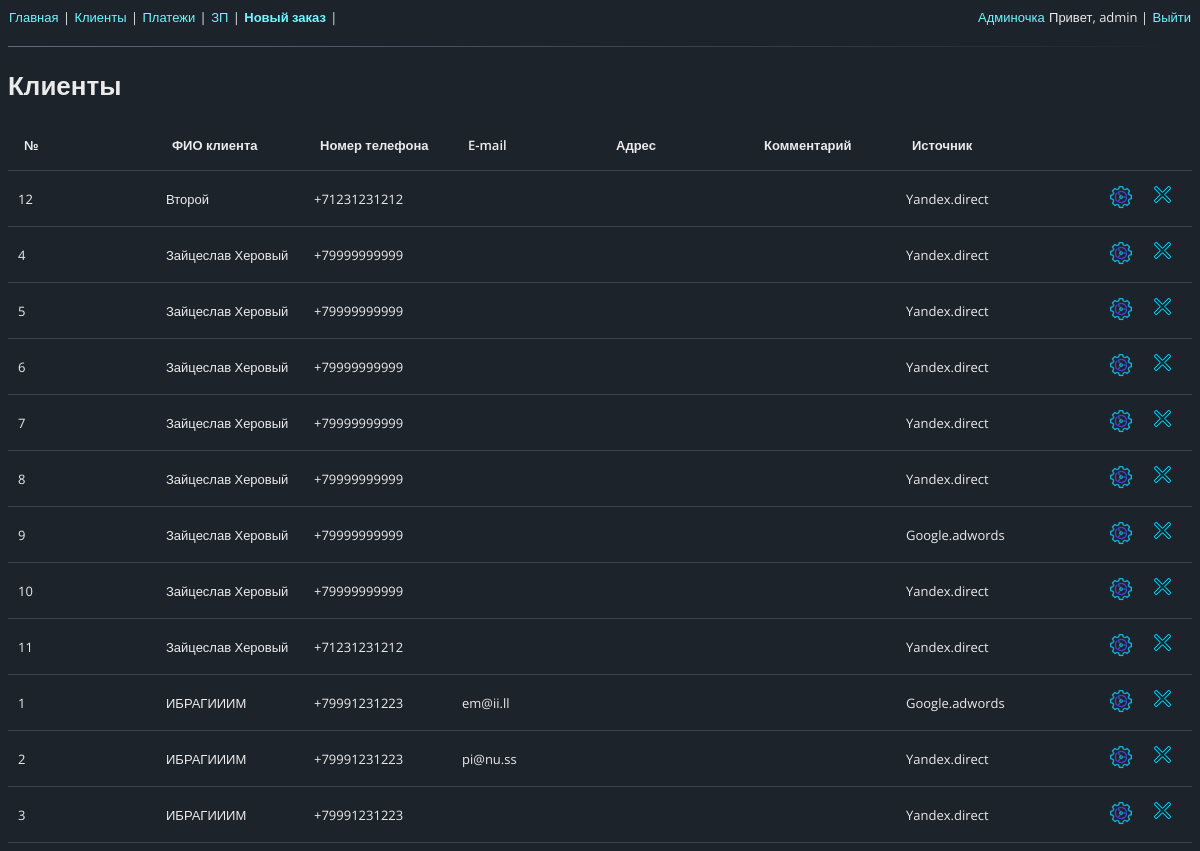
Before: /clients/ (signed in) with the older database file.
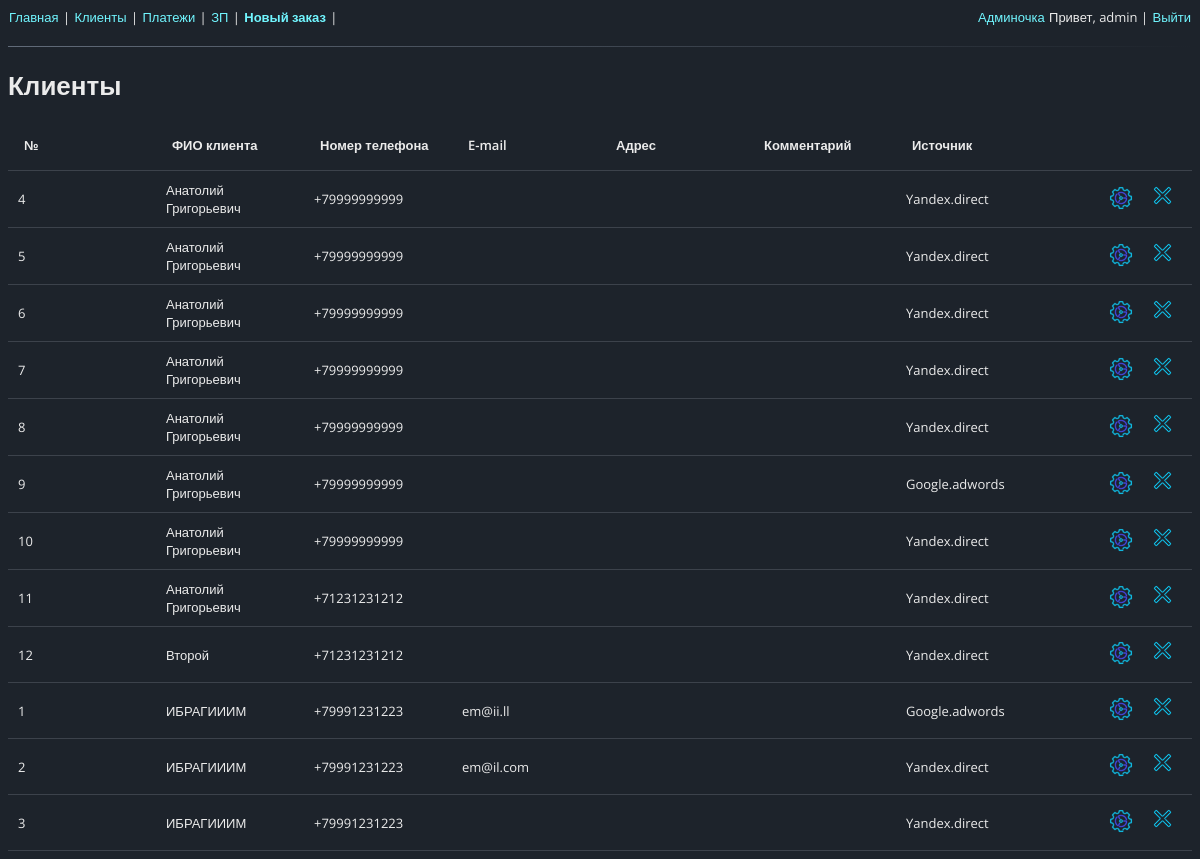
After: the same page with the newer database file.
### clients/models.py (models this page shows, shortened)
class Client(models.Model):
    name = models.CharField(max_length=40, verbose_name='Имя')
    tel = models.CharField(max_length=15, verbose_name='Номер телефона')
    email = models.EmailField(blank=True, default='', verbose_name='E-mail')
    source = models.ForeignKey(ClientSource, on_delete=models.PROTECT,
                               null=True, blank=True, verbose_name='Источник')
    adress = models.CharField(max_length=150, blank=True, default='', verbose_name='Адрес')
    comment_client = models.CharField(max_length=50, blank=True, default='',
                                      verbose_name='Комментарий о клиенте')

class ClientSource(models.Model):
    source = models.CharField(max_length=30, default='', blank=True)
    def __str__(self):
        return self.source

### clients/views.py (the view)
# urls.py: path('', ClientsView.as_view(), name='clients'),
class ClientsView(PermissionRequiredMixin, ListView):
    permission_required = 'clients.view_client'
    login_url = reverse_lazy('login')
    model = Client
    template_name = 'clients.html'
    context_object_name = 'clients'
    paginate_by = 15
    ordering = 'name'

### clients/templates/clients.html (shortened to what this page needs)
{% extends "base.html" %}
{% load static %}
{% block header %}Клиенты{% endblock header %}
{% block content%}
<table class="full_width">
    <thead>
        <th>№</th>
        <th>ФИО клиента</th>
        <th>Номер телефона</th>
        <th>E-mail</th>
        <th>Адрес</th>
        <th>Комментарий</th>
        <th>Источник</th>
        <th></th>
    </thead>
    {% for client in clients %}
        <tbody>
            <tr>
                <td>{{ client.id }}</td>
                <td>{{ client.name }}</td>
                <td>{{ client.tel }}</td>
                <td>{{ client.email }}</td>
                <td>{{ client.adress }}</td>
                <td>{{ client.comment_client }}</td>
                <td>{{ client.source }}</td>
                <td>
                    {% if perms.clients.delete_client %}
                        <button class="icon_button last">
                            <a href="{% url 'clients' %}?action=client_delete&client_id={{client.id}}">
                                <img src="{% static 'icons/delete.png' %}" height="25">
                            </a>
                        </button>
                    {% endif %}
                    {% if perms.clients.change_client %}
                        <button class="icon_button last">
                            <a href="{% url 'edit_client' client.id %}">
                                <img src="{% static 'icons/edit2.png' %}" height="30">
                            </a>
                        </button>
                    {% endif %}
                 </td>
            </tr>
        </tbody>
    {% endfor %}
</table>
{% endblock content %}

Changed rows visible on the page:
changed Client id 4: name "Зайцеслав Херовый" → "Анатолий Григорьевич"
changed Client id 5: name "Зайцеслав Херовый" → "Анатолий Григорьевич"
changed Client id 6: name "Зайцеслав Херовый" → "Анатолий Григорьевич"
changed Client id 7: name "Зайцеслав Херовый" → "Анатолий Григорьевич"
changed Client id 8: name "Зайцеслав Херовый" → "Анатолий Григорьевич"
changed Client id 9: name "Зайцеслав Херовый" → "Анатолий Григорьевич"
changed Client id 10: name "Зайцеслав Херовый" → "Анатолий Григорьевич"
changed Client id 11: name "Зайцеслав Херовый" → "Анатолий Григорьевич"
shown differently, row unchanged: Client "Второй": moves down the list
changed Client id 2: email "pi@nu.ss" → "em@il.com"
